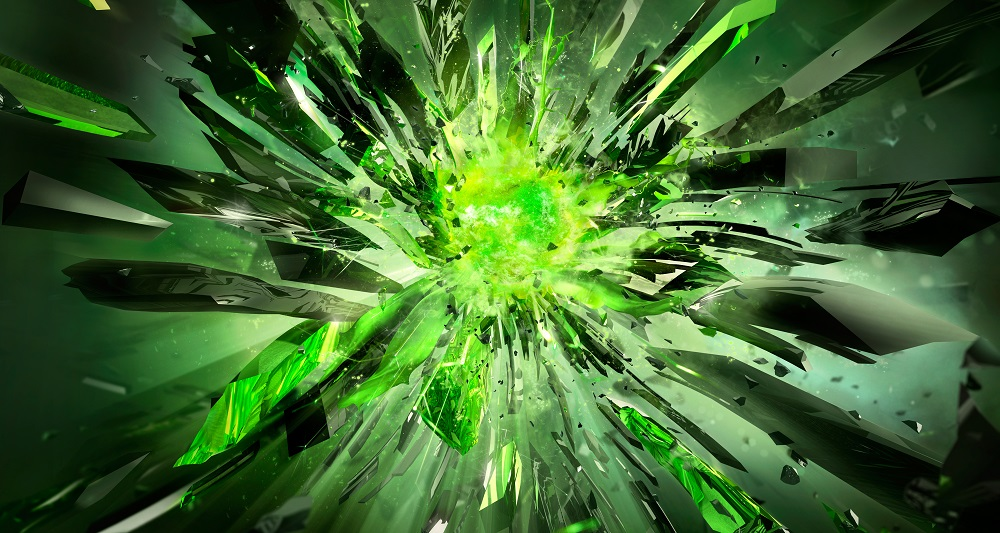
//> input picture nirs/nirs/nirs/test2.jpg, 1000 x 533 px
$ ./main   (built with g++ and OpenCV 4)
//> lines starting //> are read from the running program, lines starting //| are printed output that depends on the picture
#include"glasseffect.h"

int main()
{
	Mat img1 = imread("test2.jpg", 1);
//> img1 is the input picture: 533 rows x 1000 cols, CV_8UC3; mean B, G, R 48.1, 105.9, 64.4

	//imshow("win_name", img);
	//imwrite("rec.jpg", img); //сохранение картинки
	int w = img1.cols;
//> w = 1000
	int h = img1.rows;
//> h = 533
	Mat img;
	if (img1.type() != CV_8U)
	{
		cv::cvtColor(img1, img, CV_BGR2GRAY);
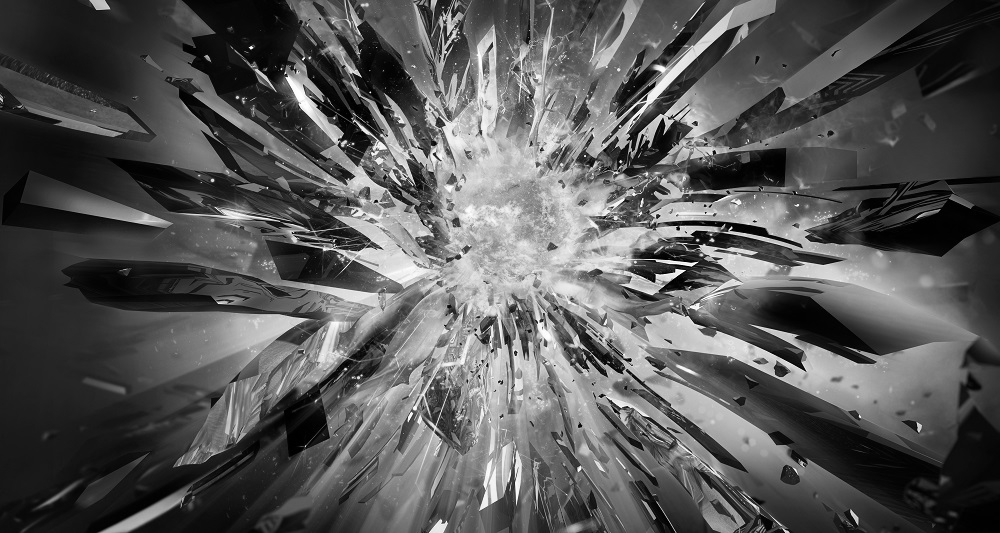
//> img: 533 rows x 1000 cols, CV_8UC1; min 0, max 255, mean 86.9
		cv::cvtColor(img1, img1, CV_BGR2GRAY);
	}

	//const int del = 1;

	//cout << w << " " << h;

	int r = 1;

	srand((unsigned)time(0));
	for (int i = 0; i < w*h*.25; i++)
	{
		img1.at<uchar>(rand() % h, rand() % w) = uchar(rand() % 256);//высота на ширину
	}
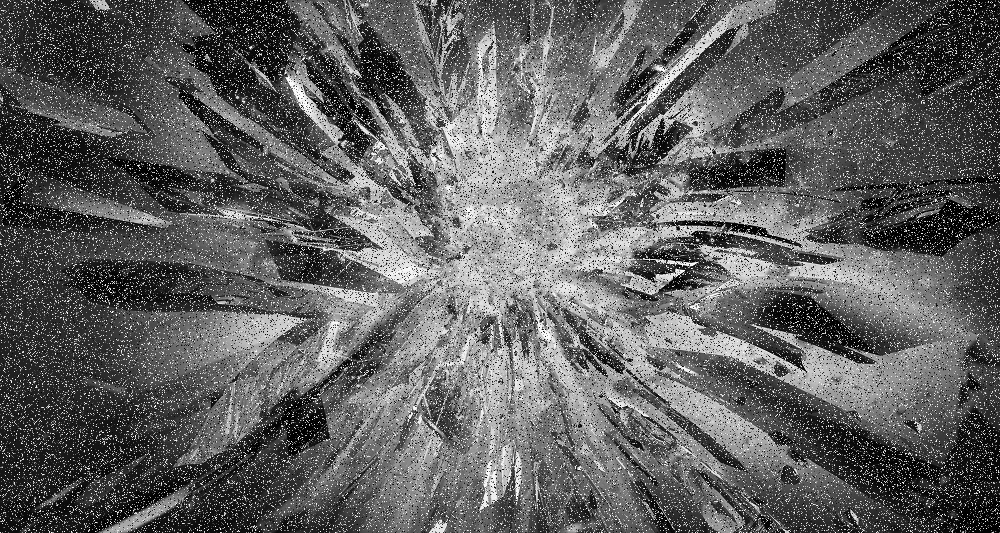
//> img1: 533 rows x 1000 cols, CV_8UC1; min 0, max 255, mean 95.9


	GaussianBlur(img1, img, Size(3,3), 0.0);
	// [8 lines of commented-out code are left out]

	Mat img2;
	img.copyTo(img2);


	imshow("1", img);
	// [8 lines of commented-out code are left out]
	imshow("2", img1);
	//imshow("3", img2);
	cv::waitKey(0);
	return 1;
}
